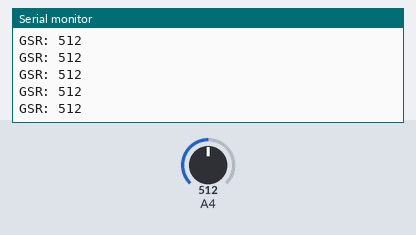
A sketch run on a simulated Arduino Uno, built with avr-gcc and run on an emulated ATmega328P. Shown: the last lines printed to the serial monitor. Inputs (shaded band) come from the test bench; at power-on: A4 = 512.

Above: at 1.2 s.
1.3 s: A4 set to 716
At 1.31 s:
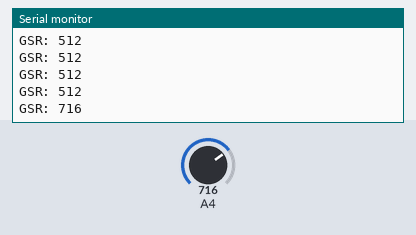
2.8 s: A4 set to 900
At 2.82 s:
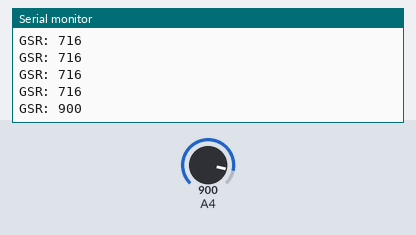
Timing chart, 0 to 5.8 s (numbered marks = the images above; inputs shaded):
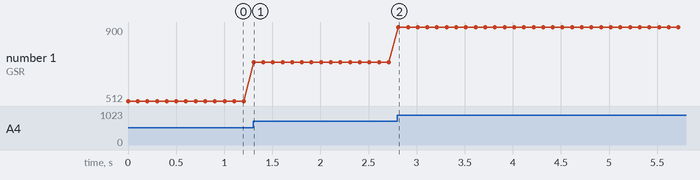

The sketch:

sensor_check.ino
```cpp
void setup() {
    Serial.begin(115200);
    Serial.println("GSR Test Starting...");
}

void loop() {
    int gsrValue = analogRead(4);
    Serial.print("GSR: ");
    Serial.println(gsrValue);
    delay(100);
}
```

Measured:
- after the input at 1.3 s, the serial monitor: prints a new line at once (image 1)
- after the input at 2.8 s, the serial monitor: prints a new line at once (image 2)
- plotted number 1: 512 → 716 after the input at 1.3 s, 716 → 900 after the input at 2.8 s
